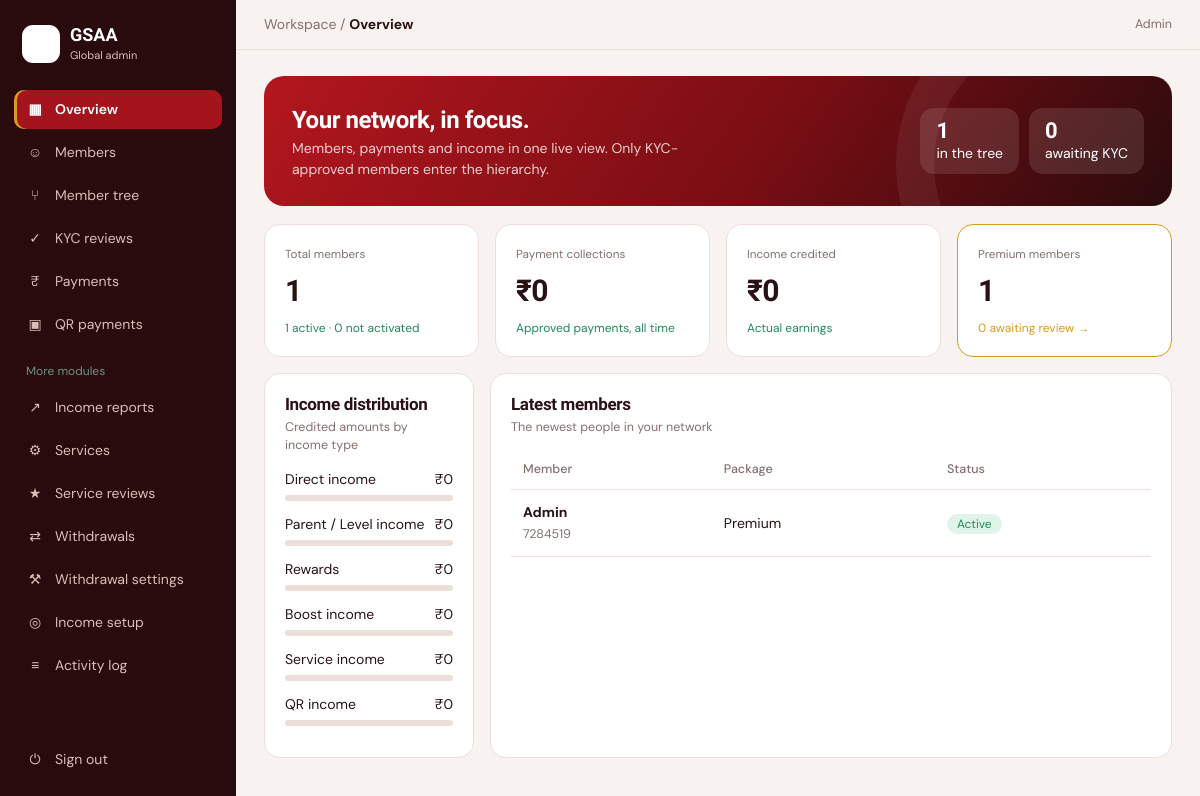
/admin/index.php (signed in), run on the app's committed database.
### tables this page shows
CREATE TABLE IF NOT EXISTS members (
  id INT AUTO_INCREMENT PRIMARY KEY,
  member_code VARCHAR(10) NOT NULL UNIQUE,
  name VARCHAR(120) NOT NULL,
  phone VARCHAR(20) NOT NULL UNIQUE,
  email VARCHAR(160) NULL,
  password_hash VARCHAR(255) NOT NULL,
  sponsor_id INT NULL,
  parent_id INT NULL,
  slot TINYINT NULL COMMENT '1,2,3 - which of the parent''s 3 positions',
  package_code VARCHAR(20) NOT NULL DEFAULT 'none',
  status ENUM('active','inactive','blocked') NOT NULL DEFAULT 'inactive',
  kyc_status ENUM('pending','approved','rejected') NOT NULL DEFAULT 'pending',
  wallet_balance DECIMAL(12,2) NOT NULL DEFAULT 0,
  created_at DATETIME NOT NULL DEFAULT CURRENT_TIMESTAMP,
  CONSTRAINT fk_members_sponsor FOREIGN KEY (sponsor_id) REFERENCES members(id) ON DELETE SET NULL,
  CONSTRAINT fk_members_parent FOREIGN KEY (parent_id) REFERENCES members(id) ON DELETE SET NULL,
  INDEX idx_sponsor (sponsor_id), INDEX idx_parent (parent_id), INDEX idx_status (status)
);

### lib/functions.php (called while the page is built, shortened)
<?php
function rupee($amount): string
{
    return '₹' . number_format((float)$amount, 0);
}

### admin/index.php (the view, shortened to what this page needs)
<?php
require __DIR__ . '/_top.php';
$pdo = db();
$totalMembers = (int)$pdo->query('SELECT COUNT(*) c FROM members')->fetch()['c'];
$activeMembers = (int)$pdo->query("SELECT COUNT(*) c FROM members WHERE status='active'")->fetch()['c'];
$notActivated = $totalMembers - $activeMembers;
$premiumMembers = (int)$pdo->query("SELECT COUNT(*) c FROM members WHERE package_code='premium'")->fetch()['c'];
$paymentTotal = (float)$pdo->query("SELECT COALESCE(SUM(amount),0) s FROM payments WHERE status='paid'")->fetch()['s'];
$incomeTotal = (float)$pdo->query("SELECT COALESCE(SUM(amount),0) s FROM income_ledger")->fetch()['s'];
$kycPending = (int)$pdo->query("SELECT COUNT(*) c FROM members WHERE kyc_status='pending'")->fetch()['c'];
$dist = $pdo->query(
    "SELECT income_type, COALESCE(SUM(amount),0) s FROM income_ledger GROUP BY income_type"
)->fetchAll(PDO::FETCH_KEY_PAIR);
$distLabels = ['direct'=>'Direct income','parent_level'=>'Parent / Level income','reward'=>'Rewards','boost'=>'Boost income','service'=>'Service income','qr'=>'QR income'];
$latest = $pdo->query(
    "SELECT member_code, name, package_code, status FROM members ORDER BY id DESC LIMIT 6"
)->fetchAll();
?>
<div class="hero"><div><h2>Your network, in focus.</h2><p>Members, payments and income in one live view. Only KYC-approved members enter the hierarchy.</p></div>
<div class="k"><div><b><?= $totalMembers ?></b>in the tree</div><div><b><?= $kycPending ?></b>awaiting KYC</div></div></div>
<div class="grid g4" style="margin-bottom:16px">
<div class="card stat"><small>Total members</small><div class="num"><?= $totalMembers ?></div><em><?= $activeMembers ?> active · <?= $notActivated ?> not activated</em></div>
<div class="card stat"><small>Payment collections</small><div class="num"><?= rupee($paymentTotal) ?></div><em>Approved payments, all time</em></div>
<div class="card stat"><small>Income credited</small><div class="num"><?= rupee($incomeTotal) ?></div><em>Actual earnings</em></div>
<div class="card stat gold"><small>Premium members</small><div class="num"><?= $premiumMembers ?></div><em><?= $kycPending ?> awaiting review →</em></div>
</div>
<div class="grid g2">
<div class="card"><h3>Income distribution</h3><div class="s">Credited amounts by income type</div>
<div class="dist"><?php foreach ($distLabels as $k=>$label): $v=(float)($dist[$k] ?? 0); $pct = $incomeTotal>0 ? round($v/$incomeTotal*100) : 0; ?>
  <div class="r"><p><span><?= $label ?></span><span><?= rupee($v) ?></span></p><div class="t"><i style="width:<?= $pct ?>%;background:var(--em)"></i></div></div>
<?php endforeach; ?></div></div>
<div class="card"><h3>Latest members</h3><div class="s">The newest people in your network</div>
<div class="tw"><table><thead><tr><th>Member</th><th>Package</th><th>Status</th></tr></thead><tbody>
<?php foreach ($latest as $m): ?>
<tr><td><b><?= htmlspecialchars($m['name']) ?></b><br><span class="s"><?= htmlspecialchars($m['member_code']) ?></span></td>
<td><?= $m['package_code']==='none' ? 'Not activated' : ucfirst($m['package_code']) ?></td>
<td><span class="tag <?= $m['status']==='active'?'ok':($m['status']==='blocked'?'bad':'') ?>"><?= ucfirst($m['status']) ?></span></td></tr>
<?php endforeach; if (!$latest): ?><tr><td colspan="3" class="muted-cell">No members yet.</td></tr><?php endif; ?>
</tbody></table></div></div>
</div>
<?php require __DIR__ . '/_bottom.php'; ?>

### assets/style.css (style rules this page uses)
:root { --bg:#f8f3f0;--card:#fff;--ink:#2a1214;--mut:#85706c;--line:#ecdfda;--em:#a5141c;--em2:#c9242c;--soft:#fbe8e5;--gold:#d99a1e;--goldsoft:#fdf1d6;--side:#2a0b0d;--sidetx:#dcbcb7;--bad:#c2410c;--badsoft:#fde9dd;--ok:#1f8a5b;--oksoft:#e1f4ea;--tl:#d9a441;color-scheme:light }
* { box-sizing:border-box;margin:0 }
:root { padding-top:env(safe-area-inset-top,0px);padding-bottom:env(safe-area-inset-bottom,0px) }
html,body { height:100% }
body { background:var(--bg);color:var(--ink);font:14px/1.5 'DM Sans',system-ui,sans-serif;display:flex }
h1,h2,h3,.num { font-family:'Bricolage Grotesque','DM Sans',sans-serif;letter-spacing:-.02em }
.hero { background:linear-gradient(125deg,#b3161e,#7a0e14 55%,#2a0b0d);color:#fff;border-radius:20px;padding:26px 28px;display:flex;gap:24px;align-items:center;justify-content:space-between;flex-wrap:wrap;margin-bottom:18px;position:relative;overflow:hidden }
.hero:after { content:"";position:absolute;right:-60px;top:-80px;width:260px;height:260px;border-radius:50%;border:38px solid #ffffff10 }
.hero h2 { font-size:24px }
.hero p { opacity:.8;max-width:420px }
.hero .k { display:flex;gap:10px;z-index:1;flex-wrap:wrap }
.hero .k div { background:#ffffff1c;border-radius:14px;padding:10px 16px }
.hero .k b { font:700 22px 'Bricolage Grotesque','DM Sans',system-ui,sans-serif;display:block }
.grid { display:grid;gap:16px }
.g4 { grid-template-columns:repeat(4,1fr) }
.g2 { grid-template-columns:1.6fr 1fr }
.card { background:var(--card);border:1px solid var(--line);border-radius:16px;padding:18px 20px }
.stat small { color:var(--mut) }
.stat .num { font-size:30px;font-weight:700;margin:4px 0 }
.stat em { font-style:normal;font-size:12px;color:var(--ok) }
.stat.gold { border-color:var(--gold) }
.stat.gold em { color:var(--gold) }
.card h3 { font-size:17px }
.card .s { color:var(--mut);font-size:12.5px;margin-bottom:14px }
.dist .r { margin:13px 0 }
.dist .r p { display:flex;justify-content:space-between }
.dist .t { height:6px;border-radius:9px;background:var(--line);margin-top:5px }
.tw { overflow-x:auto }
table { width:100%;border-collapse:collapse;min-width:640px }
th { text-align:left;font-weight:500;color:var(--mut);font-size:12.5px;padding:10px 12px;border-bottom:1px solid var(--line) }
td { padding:12px;border-bottom:1px solid var(--line) }
.tag { display:inline-block;padding:1px 10px;border-radius:99px;font-size:12px;background:var(--line);color:var(--mut) }
.tag.ok { background:var(--oksoft);color:var(--ok) }
.card { transition:transform .25s,box-shadow .25s,border-color .25s }
.hero:after { animation:drift 9s ease-in-out infinite alternate }
tbody tr td { transition:background .2s }

### data on the page
members: name "Admin", member_code "7284519", package_code "Premium", status "Active"

### other printed values
$icon "▦ ☺ ⑂ ✓ ₹ ▣ ↗ ⚙ ★ ⇄ ⚒ ◎ ≡"
$label "Overview Members Member tree KYC reviews Payments QR payments Income reports Services Service reviews Withdrawals Withdrawal settings Income setup Activity log"
$PAGE_CRUMB "Overview"
$_SESSION['name'] "Admin"
$totalMembers "1"
$kycPending "0"
$activeMembers "1"
$notActivated "0"
rupee($paymentTotal) "₹0"
rupee($incomeTotal) "₹0"
$premiumMembers "1"
$label "Direct income"
rupee($v) "₹0"
$label "Parent / Level income"
$label "Rewards"
